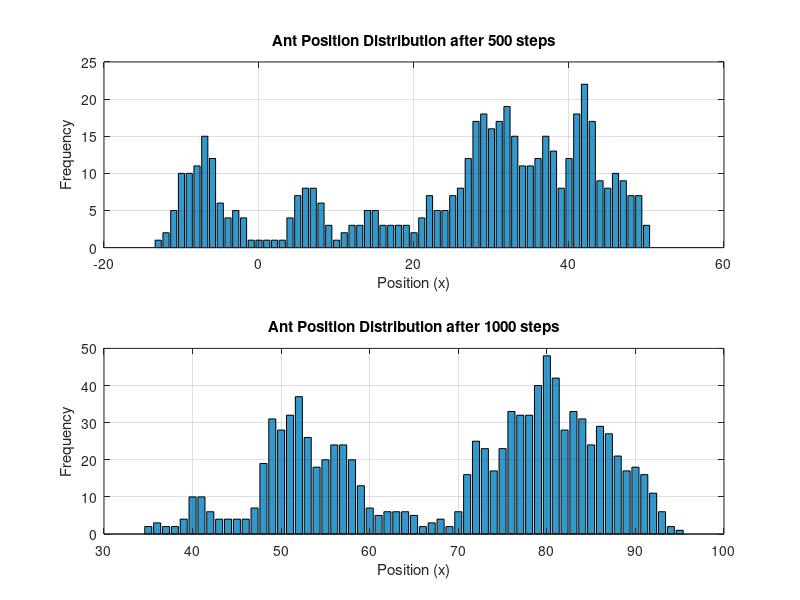

This figure's MATLAB source:

%% 11.2 Experiment 2: Random Walk Simulation
disp('--- 11.2 Experiment 2: Random Walk ---');

stepCounts = [500, 1000];

figure('Name', '11.2 Random Walk Distributions');
for runIdx = 1:length(stepCounts)
    numSteps = stepCounts(runIdx);
    positions = zeros(1, numSteps + 1);
    positions(1) = 40; % Starting position

    for stepIdx = 1:numSteps
        if rand() < 0.5
            positions(stepIdx+1) = positions(stepIdx) - 1; % Left
        else
            positions(stepIdx+1) = positions(stepIdx) + 1; % Right
        end
    end

    % Frequency distribution
    minPosition = min(positions);
    maxPosition = max(positions);
    positionRange = minPosition:maxPosition;
    frequencies = zeros(size(positionRange));

    for binIdx = 1:length(positionRange)
        frequencies(binIdx) = sum(positions == positionRange(binIdx));
    end

    subplot(2, 1, runIdx);
    bar(positionRange, frequencies, 'FaceColor', [0.2 0.6 0.8]);
    title(sprintf('Ant Position Distribution after %d steps', numSteps));
    xlabel('Position (x)');
    ylabel('Frequency');
    grid on;
end
